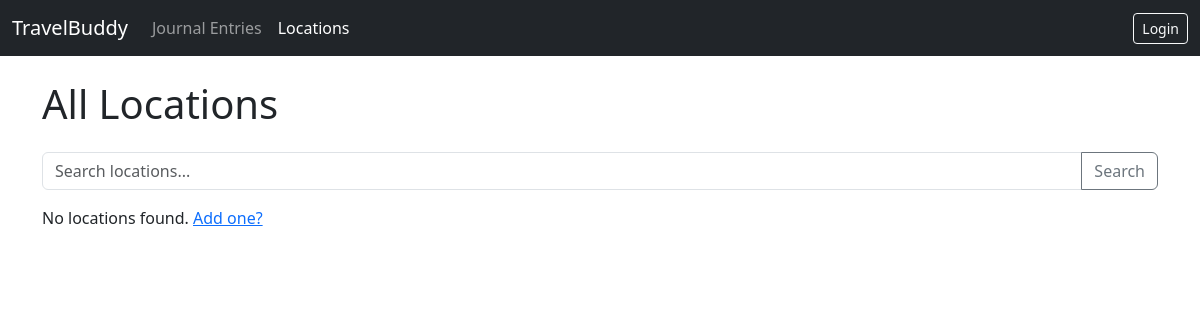
Before: /project/locations/ with the older database file.
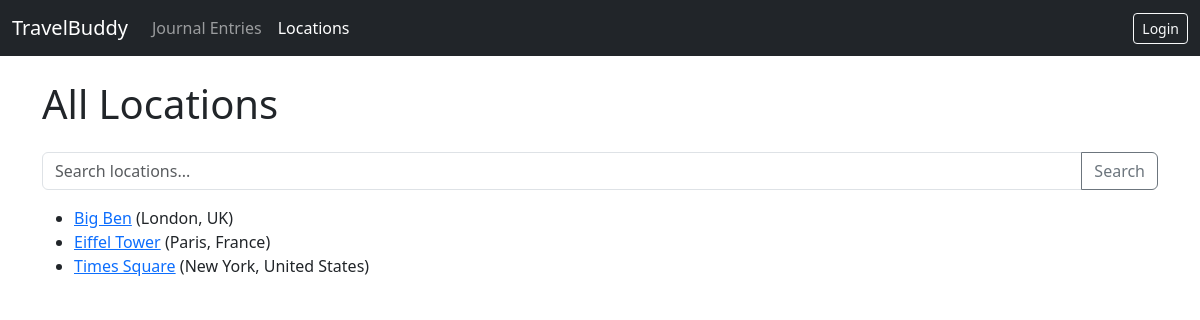
After: the same page with the newer database file.
### project/models.py (models this page shows, shortened)
class Location(models.Model):
    name = models.CharField(max_length=200)
    description = models.TextField(blank=True, null=True)
    coordinates = models.CharField(max_length=100, blank=True, null=True, help_text="Temporary: Enter dummy coords like '0,0'")
    country = models.CharField(max_length=100, blank=True, null=True)
    city = models.CharField(max_length=100, blank=True, null=True)
    address = models.CharField(max_length=255, blank=True, null=True)
    created_at = models.DateTimeField(auto_now_add=True)

### project/views.py (the view, shortened to what this page needs)
# urls.py: path('locations/', views.LocationListView.as_view(), name='location-list'),
class LocationListView(generic.ListView):
    model = Location
    context_object_name = 'location_list'
    template_name = 'project/location_list.html'
    def get_queryset(self):
        queryset = Location.objects.order_by('name') # Start with default ordering
        query = self.request.GET.get('q')
        return queryset

### project/templates/project/location_list.html (shortened to what this page needs)
{% extends "project/base.html" %}
{% block header %}All Locations{% endblock %}
{% block content %}
    <form method="get" action="{% url 'project:location-list' %}" class="mb-3">
        <div class="input-group">
            <input type="text" name="q" class="form-control" placeholder="Search locations..." value="{{ request.GET.q }}">
            <button class="btn btn-outline-secondary" type="submit">Search</button>
        </div>
    </form>
    {% if location_list %}
        <ul>
        {% for loc in location_list %}
            <li>
                <a href="{% url 'project:location-detail' pk=loc.pk %}">{{ loc.name }}</a>
                ({{ loc.city }}, {{ loc.country }})
            </li>
        {% endfor %}
        </ul>
    {% else %}
        <p>No locations found. <a href="{% url 'project:location-create' %}">Add one?</a></p>
    {% endif %}
{% endblock %}

Changed rows visible on the page:
added Location: name "Big Ben", city "London", country "UK"
added Location: name "Eiffel Tower", city "Paris", country "France"
added Location: name "Times Square", city "New York", country "United States"
Other visible differences:
text no longer shown: "No locations found. Add one?"
